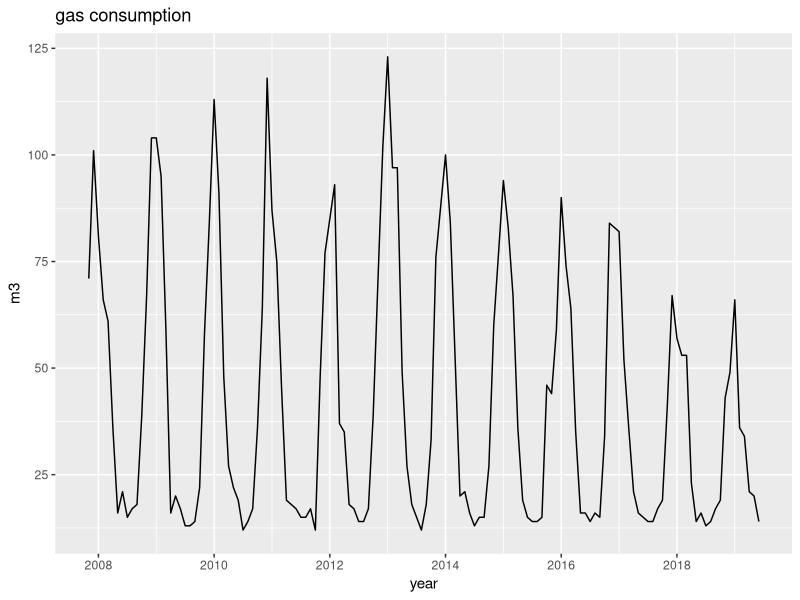
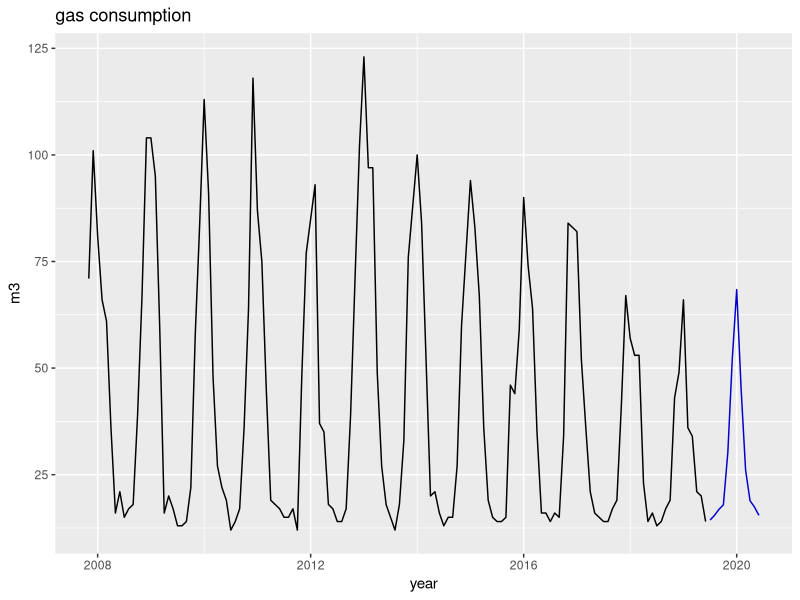
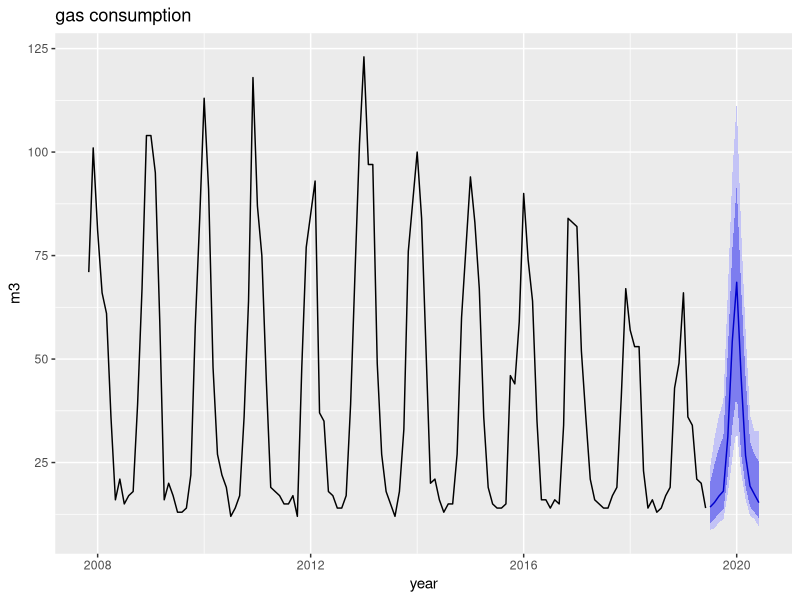

The R source for these figures, in order: (Note: this script raises an error after producing the figures.)
#
# Train a simple autoregressive ANN in a few lines of code
#
library(forecast)

##################
# 1. Read data
##################
data <- read.csv('eneco.data')
myts <- ts(data$gas, start=c(2007, 11), end=c(2019, 6), frequency=12)
autoplot(myts, main='gas consumption', xlab='year', ylab='m3')

##################################################
# 2a. Train neural net & forecast 12 months ahead
##################################################
ann <- nnetar(myts, lambda=0)
fc <- forecast(ann, h=12)
autoplot(fc, main='gas consumption', xlab='year', ylab='m3')

######################################################################
# 2b. Again, but with simulated prediction intevals around the forcast
######################################################################
ann <- nnetar(myts, lambda=0)
fc <- forecast(ann, h=12, PI=TRUE)
autoplot(fc, main='gas consumption', xlab='year', ylab='m3')

############################
# 2c. Walk-forwrd validation
############################

fcf <- function(y, h)
  #' User defined forecast function
  #' 
  #' @param y : time series
  #' @param h : prediction horizon
{
  fit <- nnetar(y, repeats=20, p=1, P=1, size=2, lambda=0)
  fc <- forecast(fit, h)
}

err <- tsCV(myts, fcf, h=1)
fitted <- myts - lag(err, -1)
y.fitted <- cbind(myts, fitted)
par(mfcol=c(2,1)) 

plot1 <- (autoplot(y.fitted, xlab='year', ylab='y and predicted') 
         + theme(legend.position = 'bottemright') 
         + scale_x_continuous(breaks = seq(2008, 2020, 2))
         + scale_color_manual(values=c('black', 'orange'))
         )
plot2 <- autoplot(lag(err, -1), xlab='year', ylab='y minus predicted', color='red')
grid.arrange(plot1, plot2, nrow=2)
